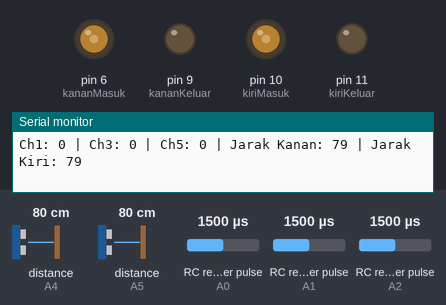
The sketch below on a simulated Arduino Uno, built with avr-gcc and run on an emulated ATmega328P. Parts: output pins drawn as LEDs (lit = HIGH), the last lines printed to the serial monitor. Wiring (inferred from the names in the program): 2 × ultrasonic range finder: trigger pin 3, echo A5 / trigger pin 5, echo A4; 3 × RC receiver channel: data A0 / data A1 / data A2. Inputs (shaded band) come from the test bench; at power-on: distance to the obstacle (sensors on A4, A5) 80 cm, RC receiver pulse (sensors on A0, A1, A2) 1500 µs. The echo pulse lasts 58.3 µs per cm; pins used as bus, display or sensor lines are not drawn.

Above: at 1.2 s.
1.3 s: distance to the obstacle (sensor on A4) set to 103 cm
At 1.9 s:
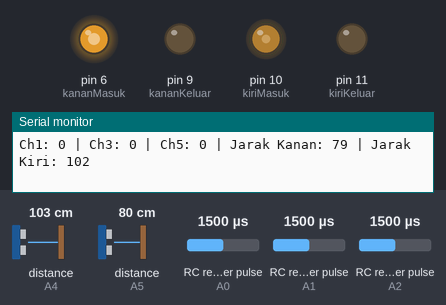
3.0 s: distance to the obstacle (sensor on A5) set to 2 cm
At 3.6 s:
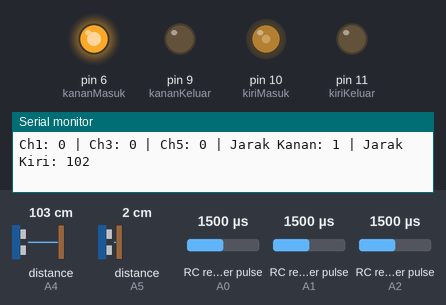
4.5 s: distance to the obstacle (sensor on A4) set to 120 cm
At 5.5 s:
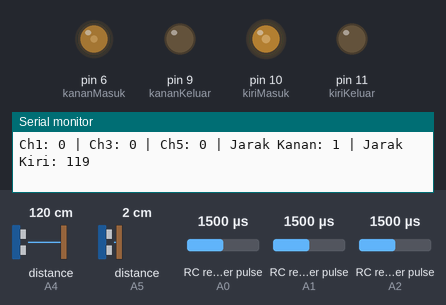
6.0 s: distance to the obstacle (sensor on A5) set to 120 cm
At 6.4 s:
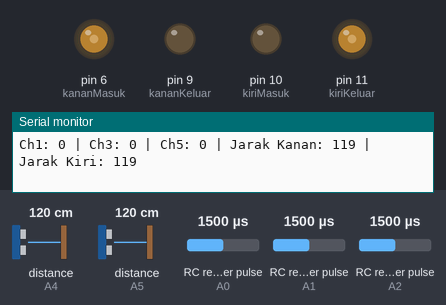
7.5 s: distance to the obstacle (sensor on A4) set to 2 cm
At 8.7 s:
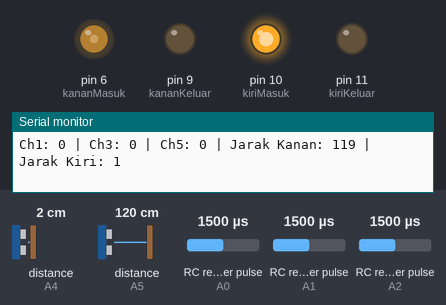
9.0 s: distance to the obstacle (sensor on A5) set to 18 cm
At 10.4 s:
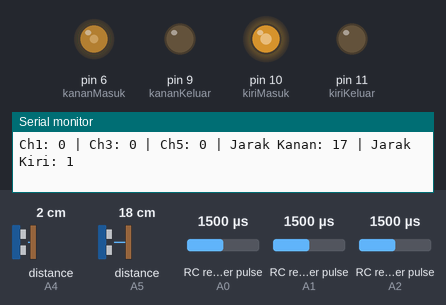
Timing chart, 0 to 11.5 s (numbered marks = the images above; inputs shaded):
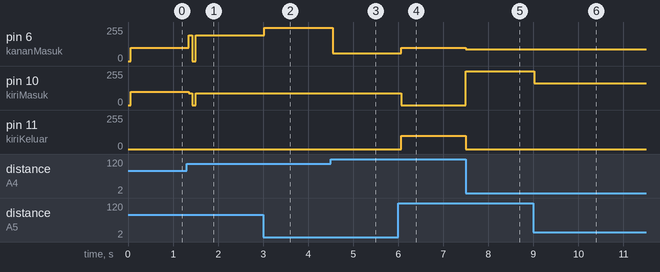

The sketch:

mobilremotFollow.ino
```cpp
// Define Input Connections
#define CH1 A0
// #define CH2 A1
#define CH3 A2
// #define CH4 9
#define CH5 A1
// #define CH6 11
const int trig1 = 3;
const int trig2 = 5;
const int echo1 = A5;
const int echo2 = A4;

// Integers to represent values from sticks and pots
int ch1Value;
// int ch2Value;
int ch3Value;
// int ch4Value;
int ch5Value;

// pin untuk kendali mobil
int kananMasuk = 6;
int kananKeluar = 9;
int kiriMasuk = 10;
int kiriKeluar = 11;
int kondisiBelok;
int kondisiMaju;
int kondisifollow;
int samaJarak;

// Boolean to represent switch value
bool ch6Value;

// Read the number of a specified channel and convert to the range provided.
// If the channel is off, return the default value
int readChannel(int channelInput, int minLimit, int maxLimit, int defaultValue){
  int ch = pulseIn(channelInput, HIGH, 30000);
  if (ch < 100) return defaultValue;
  return map(ch, 1000, 2000, minLimit, maxLimit);
}

// Read the switch channel and return a boolean value
bool readSwitch(byte channelInput, bool defaultValue){
  int intDefaultValue = (defaultValue)? 100: 0;
  int ch = readChannel(channelInput, 0, 100, intDefaultValue);
  return (ch > 50);
}

void setup(){
  // Set up serial monitor
  Serial.begin(9600);

  // Set all pins as inputs
  pinMode(CH1, INPUT);
  // pinMode(CH2, INPUT);
  pinMode(CH3, INPUT);
  // pinMode(CH4, INPUT);
  pinMode(CH5, INPUT);
  // pinMode(CH6, INPUT);
  pinMode(trig1, OUTPUT);
  pinMode(trig2, OUTPUT);
  pinMode(echo1, INPUT);
  pinMode(echo2, INPUT);
  pinMode(kananMasuk, OUTPUT);
  pinMode(kananKeluar, OUTPUT);
  pinMode(kiriMasuk, OUTPUT);
  pinMode(kiriKeluar, OUTPUT);
}


void loop() {

  // Get values for each channel
  ch1Value = readChannel(CH1, -100, 100, 0);
  // ch2Value = readChannel(CH2, -100, 100, 0);
  ch3Value = readChannel(CH3, -100, 100, -100);
  // ch4Value = readChannel(CH4, -100, 100, 0);
  ch5Value = readChannel(CH5, -100, 100, 0);
  // ch6Value = readSwitch(CH6, false);


  // Menentukan jarak dua sensor
  digitalWrite(trig1, LOW);
  delayMicroseconds(2);
  digitalWrite(trig1, HIGH);
  delayMicroseconds(10);
  digitalWrite(trig1, LOW);
  int durasiKanan = pulseIn(echo1, HIGH);
  int jarakKanan = (durasiKanan * 0.0343)/2;

  delay(10);

  digitalWrite(trig2, LOW);
  delayMicroseconds(2);
  digitalWrite(trig2, HIGH);
  delayMicroseconds(10);
  digitalWrite(trig2, LOW);
  int durasiDepan = pulseIn(echo2, HIGH);
  int jarakKiri = (durasiDepan * 0.0343)/2;


  // Print to Serial Monitor
  Serial.print("Ch1: ");
  Serial.print(ch1Value);
  Serial.print(" | Ch3: ");
  Serial.print(ch3Value);
  Serial.print(" | Ch5: ");
  Serial.print(ch5Value);
  Serial.print(" | Jarak Kanan: ");
  Serial.print(jarakKanan);
  Serial.print(" | Jarak Kiri: ");
  Serial.println(jarakKiri);


  // MOBIL FOLLOW ATAU RC
  if (ch5Value <= 0){
    kondisifollow = 1;
  } else {
    kondisifollow = 0;
  }


  // MOBIL FOLLOW
  if (kondisifollow == 1){
    int bedaJarak = jarakKanan - jarakKiri;
    int bedaJarak2 = jarakKiri - jarakKanan;
    if(bedaJarak >= 4 || bedaJarak2 >= 4){
      samaJarak = 1;
    } else {
      samaJarak = 0;
    }
    // MOBIL FOLLOW DIAM
    if(jarakKanan < 50 && jarakKiri < 50 && bedaJarak < 4 && bedaJarak2 < 4){
      analogWrite(kananMasuk, 0);
      analogWrite(kananKeluar, 0);
      analogWrite(kiriMasuk, 0);
      analogWrite(kiriKeluar, 0);
    }
    // MOBIL FOLLOW MAJU
    if(jarakKanan > 50 && jarakKanan < 100 && jarakKiri > 50 && jarakKiri < 100 && bedaJarak < 4 && bedaJarak2 < 4){
      analogWrite(kananMasuk, 100);
      analogWrite(kananKeluar, 0);
      analogWrite(kiriMasuk, 100);
      analogWrite(kiriKeluar, 0);
    }
    // MOBIL MENYAMAKAN JARAK
    if(samaJarak == 1){
      if(jarakKanan > 100 && jarakKiri > 100){
        analogWrite(kananMasuk, 0);
        analogWrite(kananKeluar, 0);
        analogWrite(kiriMasuk, 0);
        analogWrite(kiriKeluar, 0);
      }
      if(bedaJarak >= 4){
        analogWrite(kananMasuk, 90);
        analogWrite(kananKeluar, 0);
        analogWrite(kiriMasuk, 100+(bedaJarak*4));
        analogWrite(kiriKeluar, 0);
      }
      if(bedaJarak2 >= 4){
        analogWrite(kananMasuk, 100+(bedaJarak2*4));
        analogWrite(kananKeluar, 0);
        analogWrite(kiriMasuk, 90);
        analogWrite(kiriKeluar, 0);
      }
    }
    // MOBIL MENCARI FOLLOW
    if(jarakKanan >= 100 && jarakKiri >= 100){
      analogWrite(kananMasuk, 100);
      analogWrite(kananKeluar, 0);
      analogWrite(kiriMasuk, 0);
      analogWrite(kiriKeluar, 100);
    }
  }


  // MOBIL BELOK ATAU LURUS ATAU BERHENTI
  if (ch1Value > 8 || ch1Value < -8){
    kondisiBelok = 1;
  } else {
    kondisiBelok = 0;
  }
  if (ch3Value > 8 || ch3Value < -8){
    kondisiMaju = 1;
  } else {
    kondisiMaju = 0;
  }


  // MOBIL MAJU ATAU MUNDUR ATAU BERHENTI
  if (kondisiBelok == 0 && kondisiMaju == 1 && kondisifollow == 0) {
    if (ch3Value <= 0){
      int kecepatanMobil = (ch3Value*-1) + 100;
      analogWrite(kananMasuk, 0);
      analogWrite(kananKeluar, kecepatanMobil);
      analogWrite(kiriMasuk, 0);
      analogWrite(kiriKeluar, kecepatanMobil);
    }
    if (ch3Value > 0){
      int kecepatanMobil = ch3Value + 100;
      analogWrite(kananMasuk, kecepatanMobil);
      analogWrite(kananKeluar, 0);
      analogWrite(kiriMasuk, kecepatanMobil);
      analogWrite(kiriKeluar, 0);
    }
  }
  if (kondisiMaju == 0 && kondisifollow == 0){
    analogWrite(kananMasuk, 0);
    analogWrite(kananKeluar, 0);
    analogWrite(kiriMasuk, 0);
    analogWrite(kiriKeluar, 0);
  }


  // mobil sedang belok
  if (kondisiBelok == 1 && kondisiMaju == 1 && kondisifollow == 0) {
    // lagi mundur
    if(ch3Value <= 0){
      if (ch1Value <= 0){
        int tajamBelokan = (ch1Value*-1) + 100;
        analogWrite(kananMasuk, 0);
        analogWrite(kananKeluar, tajamBelokan);
        analogWrite(kiriMasuk, 0);
        analogWrite(kiriKeluar, 100);
      }
      if (ch1Value > 0) {
        int tajamBelokan = ch1Value + 100;
        analogWrite(kananMasuk, 0);
        analogWrite(kananKeluar, 100);
        analogWrite(kiriMasuk, 0);
        analogWrite(kiriKeluar, tajamBelokan);
      }
    }
    // lagi maju
    if(ch3Value > 0 && kondisifollow == 0){
      if (ch1Value <= 0){
        int tajamBelokan = (ch1Value*-1) + 100;
        analogWrite(kananMasuk, tajamBelokan);
        analogWrite(kananKeluar, 0);
        analogWrite(kiriMasuk, 100);
        analogWrite(kiriKeluar, 0);
      }
      if (ch1Value > 0) {
        int tajamBelokan = ch1Value + 100;
        analogWrite(kananMasuk, 100);
        analogWrite(kananKeluar, 0);
        analogWrite(kiriMasuk, tajamBelokan);
        analogWrite(kiriKeluar, 0);
      }
    }
  }
  delay(20);
}
```

Measured:
- after the input at 1.3 s, pin 6 (kananMasuk): 100/255 → 192/255 after 0.05 s, → 0/255 0.08 s later, → 192/255 0.08 s later; pin 10 (kiriMasuk): 100/255 → 90/255 after 0.05 s, → 0/255 0.08 s later, → 90/255 0.08 s later
- after the input at 3.0 s, pin 6 (kananMasuk): 192/255 → 248/255 at once
- after the input at 4.5 s, pin 6 (kananMasuk): 248/255 → 60/255 at once
- after the input at 6.0 s, pin 6 (kananMasuk): 60/255 → 100/255 after 0.07 s; pin 10 (kiriMasuk): 90/255 → 0/255 after 0.07 s; pin 11 (kiriKeluar): 0/255 → 100/255 after 0.07 s
- after the input at 7.5 s, pin 6 (kananMasuk): 100/255 → 90/255 at once; pin 10 (kiriMasuk): 0/255 → 255/255 at once; pin 11 (kiriKeluar): 100/255 → 0/255 at once
- after the input at 9.0 s, pin 10 (kiriMasuk): 255/255 → 164/255 at once
